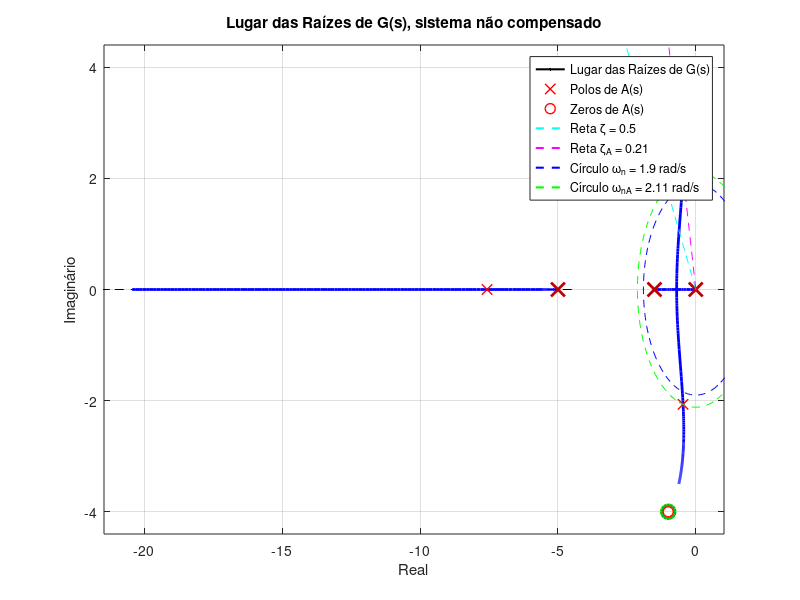
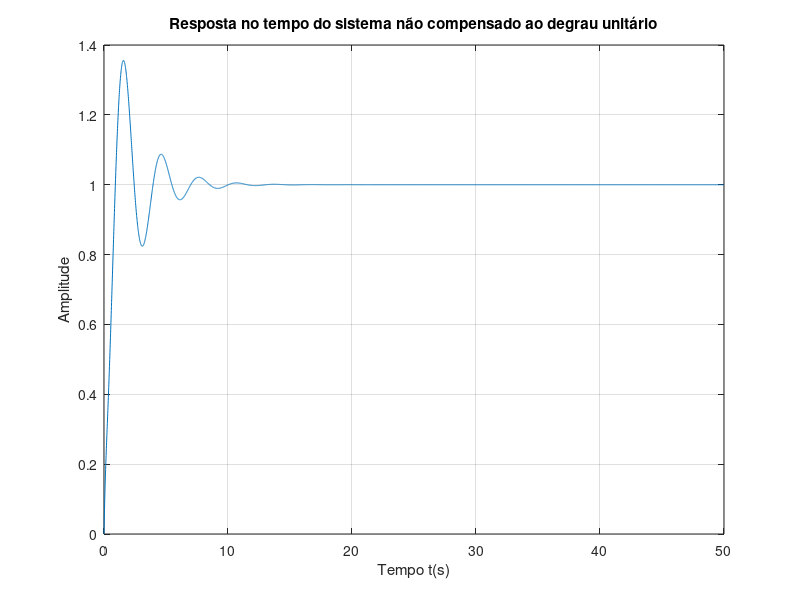

Here is the MATLAB script that generated these plots, in order: (Note: this script raises an error after producing the figures.)
%% Trabalho Computacional - Controle I - Compensador Avaço - Atraso
%{
    Integrantes: Ana Luisa Basilio de Castro, 
                 Gabriel Ferreira Freitas de Paula, 
                 Leonardo Nunes Rubbioli Cordeiro, 
                 Rafael Salzer Simas
%}

%% Inicialização do código
% Limpando memória, fechando figuras
clc
clear all
close all

% Modificando formato de exibição dos números
format long

% Inicializando variavies:
s = tf('s');                    %variavel complexa s, F.T.
wn = 1.9;                       
zeta = 0.5;
k=0;                            % Inicializa o contador de soluções

% Declaração de vetores

% Declaração das Funções de Transferência (TF)
G = (2*s^2 + 4*s + 34)/(s*(s + 1.5)*(s + 5));
H = 1;

%% SISTEMA DE CONTROLE
%Tópicos posteriores constam os varios itens do trabalho e sua execução

%% Letra a) Lugar das Raízes
% Após declarar anteriormente a função de transferência (FT) G(s) e H(s) vamos usar o comando rlocus(FT) para exibir o gráfico do LR

% Determinando polos e zeros de G(s)
polos_G = pole(G);
zeros_G = zero(G);

% Determinando polos e zeros da FTMF; Obs: a FTMF será denotada por A 
A = feedback(G,H);
%Cálculo dos plos e zeros de A; 
polos_A = pole(A);
zeros_A = zero(A);

% Exibindo na Command Window os valores de polos e zeros de G(s) e A(s)
fprintf('_________________________________________\n');
fprintf('\n>> Função de Transferência G(s):\n');
G
fprintf('   Polos de G:\n');
disp(polos_G);
fprintf('   Zeros de G:\n');
disp(zeros_G);

fprintf('\n>> Função de Transferência em Malha Fechada A(s):\n');
A
fprintf('   Polos de A:\n');
disp(polos_A);
fprintf('   Zeros de A:\n');
disp(zeros_A);
fprintf('_________________________________________\n'); %Apenas para melhorar a visualização na Command Window

%Cálculo do wn e do zeta da FTMF (A) não compensada
wn_A = abs(polos_A(2));
zeta_A = abs(real(polos_A(2))/wn_A);             %pols_A(2) para usar o polo complexo conjugado

% Criando o gráfico do Lugar das Raízes de G(s)
%armazenando em um vetor o LR de G para cálculos posteriores
rl_G = rlocus(G);           

% Inicializando figura e configurando o gráfico
rlocus(G,'k');
grid on
title('Lugar das Raízes de G(s), sistema não compensado')
xlabel('Real')
ylabel('Imaginário')
hold on                     %hold para adicionar ao mesmo gráfico os polos e zeros

% Plotando os polos e zeros de A(s)
plot(real(polos_A), imag(polos_A), 'rx', 'MarkerSize', 7.5, 'LineWidth', 1); % Polos (x vermelho)
plot(real(zeros_A), imag(zeros_A), 'ro', 'MarkerSize', 7.5, 'LineWidth', 1); % Zeros (o vermelho)

% Adicionando ζ = 0.5 e wn1 = 1.9 rad/s ao mesmo gráfico
%{
    Breve explicação dos cáculos pt1 - Construção das retas
    Para construir as retas desejadas foi usado coordenadas polares, aproveitando a relação entre os angulos que obtemos 
    facilmente através dos valores de ζ e wn. A reta é contruída com referência de ângulo na origem e no sentido anti 
    horário, o ângulo será dado por theta_reta. O raio é arbitrário de acordo com a visualização desejada do
    gráfico(escala), aqui variamos de 0 a 10.
%}
beta = acos(zeta);
theta_reta = pi - beta;
theta_reta_graus = 180*theta_reta/pi;

% Criando a reta a partir da origem
%Uso de coordenadas polares e transformação matemática para obter x e y para o plot
r = linspace(0, 10, 100);      %Raio de 0 a 10 (ajustável)
x = r * cos(theta_reta);       %Conversão coord polares
y = r * sin(theta_reta);

% Plotando reta para ζ = 0.5
plot(x, y, 'c--', 'LineWidth', 0.5); %reta tracejada ciano

% Criando círculo de raio 1.9 para wn = 1.9rad/s
%{
    Breve explicação pt2 - Contrução dos círculos
    Para os circulos foi definido raio = wn. No plot será aplicado vários valores de x_circ e y_circ dentro da 
    circunferência de raio wn. Os vetores de x,y_circ são resultado da multiplicação do raio (wn) por um conjunto 
    de valores de sen e cos aplicados a variação do angulo da circunferência, que vai de 0 a 2pi, ou seja, uma 
    volta completa. 
%}
r_circ = wn;                            % Raio do círculo
theta_circ = linspace(0, 2*pi, 200);    % Variação angular para definir o círculo
x_circ = r_circ * cos(theta_circ);
y_circ = r_circ * sin(theta_circ);

% Plotando cícrulo para wn = 1.9rad/s
plot(x_circ, y_circ, 'b--', 'LineWidth', 0.5); %Círculo azul tracejado

% Adicionando ζ_A = 0.97 e wn_A = 2.11 rad/s ao mesmo gráfico
%{
    Obs: O procedimento a seguir é semelhante ao anterior, com diferença
    apenas nos valores de wn e ζ. Sendo assim, também valem os mesmo comentários
%}
beta_A = acos(zeta_A);
beta_A_graus = 180*beta_A/pi;
theta_reta_A = pi - beta_A;
theta_reta_graus_A = 180*theta_reta_A/pi;

% Criando a reta a partir da origem
x_A = r * cos(theta_reta_A);                  %Conversão coord polares
y_A = r * sin(theta_reta_A);

% Plotando reta para ζ1 = 0.97
plot(x_A, y_A, 'm--', 'LineWidth', 0.5);      %Reta tracejada magenta

% Criando círculo de raio 2.11 para wn1 = 2.11rad/s
r_circ_A = wn_A;                              %Raio do círculo
x_circ_A = r_circ_A * cos(theta_circ);
y_circ_A = r_circ_A * sin(theta_circ);

% Plotando cícrulo para wn1 = 2.11rad/s
plot(x_circ_A, y_circ_A, 'g--', 'LineWidth', 0.5); %Círculo verde tracejado

% Adicionando uma legenda manual pois legend('texto') não está rodando com rlocus
h1 = plot(NaN, NaN, 'k', 'LineWidth', 1.5);                     %Linha preta para o Lugar das Raízes
h2 = plot(NaN, NaN, 'rx', 'MarkerSize', 7.5, 'LineWidth', 1);   %Polos (x vermelho)
h3 = plot(NaN, NaN, 'ro', 'MarkerSize', 7.5, 'LineWidth', 1);   %Zeros (o azul)
h4 = plot(NaN, NaN, 'c--', 'LineWidth', 1.5);                   %Reta tracejada ciano para ζ = 0.5
h5 = plot(NaN, NaN, 'm--', 'LineWidth', 1.5);                   %Reta tracejado magenta para ζ = 0.21
h6 = plot(NaN, NaN, 'b--', 'LineWidth', 1.5);                   %Círculo tracejado azul para wn = 1.9
h7 = plot(NaN, NaN, 'g--', 'LineWidth', 1.5);                   %Círculo tracejado verde para wn1 = 2.11

%Comando legend('') usando as legendas manuais definidas anteriormente
legend([h1, h2, h3, h4, h5, h6, h7], 'Lugar das Raízes de G(s)', 'Polos de A(s)', 'Zeros de A(s)', 'Reta ζ = 0.5', 'Reta ζ_A = 0.21', 'Círculo ω_n = 1.9 rad/s', 'Círculo ω_n_A = 2.11 rad/s');

hold off                                                        %Finalizando o hold


%% Letra B) Aplicação de Degrau unitário 

% Definindo vetor de tempo
t = (0:0.01:50);

% Aplicando degrau usando função step()
resp_degrau = step(A,t);              %Armazenando na variável resp_degrau o degrau aplicado

% Plotando o gráfico com o degrau aplicado usando o vetor de tempo t definido
figure                                %Iniciando nova figura
plot(t, resp_degrau)                  %Plotando gráfico

%configurações do gráfico
grid on
xlabel('Tempo t(s)')
ylabel('Amplitude')
title('Resposta no tempo do sistema não compensado ao degrau unitário')

%% Letra C) Cálculo do sobressinal percentual, da frequência 𝑓 e de 𝜔𝑑
% Para encontrar o sobressinal, vamos varrer o vetor 'degrau_ref' e encontrar seu valor máximo usando a função max() do MatLab.

Mp = max(resp_degrau);                      %Mp é o sobressinal, valor máximo de amplitude ao degrau

% Cáculando sobressinal percentual usando 100*(c(tp) - c(∞)/ c(∞))
Mp_percentual = 100* (Mp - resp_degrau(end)/resp_degrau(end));    %Resp_degrau(end) para encontrar c(∞) e aplicar a fórmula anterior

% Exibindo na Command Window os valores de Mp e Mp_Percentual
fprintf('          Sobressinal             \n');

fprintf('\nMp = %.8f\n', Mp);
fprintf('Sobressinal Percentual = %.5f%%\n', Mp_percentual);
fprintf('_________________________________________\n');

% Cálculo de 𝑓 e de 𝜔d
%{
  Para encontrarmos f e wd vamos calcular o período entre picos; para isso é preciso encontrar os picos da resposta ao 
  degrau e depois calcular o período, o que é feito a seguir:
%}

%Armazenando os picos
[picos, T_p] = findpeaks(resp_degrau,t);

%Calculando o período T
T = (T_p(2) - T_p(1));

%Calculando frequência f e frequência amortecida wd
f = 1/T; 
wd = 2*pi*f;

% Exibindo na Command Window os valores de f e wd
fprintf('          f e wd             \n');

fprintf('\nf = %.8f Hz\n', f);   
fprintf('wd = %.8f rad/s\n', wd); 
fprintf('_________________________________________\n');

% Comparando os valores com polos dominantes
%Definindo os polos dominantes de A(s); Mais próximos ao eixo imaginário, parte Re -> 0
polos_complexos = polos_A(imag(polos_A) ~= 0);  %Salvando em um vetor todos os polos com parte imagninaria !=0

% Encontrando o polo dominante (menor parte real)
%{
   Obs: o procedimento seguinte vale para vários polos, nesse caso como só temos um par de polos complexos conjugados, 
   já poderíamos atribuir qual seria o dominante
%}

%Salvando o índice do polo dominante
[~, idx_dominante] = min(abs(real(polos_complexos)));

%Usando o indice no vetor polos_complexos definimos o polo_dominante
polo_dominante = polos_complexos(idx_dominante);      

%{ 
    COMENTÁRIO:
    Os cálculos manuais dão resultados parecidos com as fórmulas de sistemas de segunda ordem, mas a diferença acontece porque o nosso sistema,
    como visto na Letra A, é de terceira ordem. Mesmo com ganho unitário, ele tem dois polos complexos conjugados e um polo real,
    o que o torna essencialmente de terceira ordem. Os resultados ficam próximos porque os polos complexos conjugados têm maior influência no comportamento do sistema,
    fazendo com que ele se pareça com um de segunda ordem. Mas a precisão é limitada pelas próprias características de um sistema de terceira ordem.
    A parte imaginária dos polos dominantes e a frequência amortecida tem relação direta, ou seja, são equivalentes. 
    Temos a realação para s: s = σ +- jwd, sendo assim wd = parte imaginária do polo dominante. 
    O que pode ser comprovado através do erro aprx = 0 calculado a seguir:
%}
erro_wd_polo_dom = abs(imag(polo_dominante)) - wd;

%% Letra D) Aplicação de Rampa

% Criando novo vetor de tempo para aplicar a rampa
t_ramp = (0:0.01:200);

% Para aplicar a rampa aqui no Matlab vamos usar o comando step(FT) mas aplicado a (1/s)*A
resp_rampa = step((1/s)*A,t_ramp);

% Plotando o gráfico
figure                                     %nova figura
plot(t_ramp, resp_rampa, 'k') %plotando em preto
hold on
plot(t_ramp, t_ramp, '--r')
legend('Resposta do Sistema a Rampa','Rampa Unitária','Location','NorthWest');

%Configurações do gráfico
grid on
xlabel('Tempo t(s)')
ylabel('Amplitude')
title('Resposta no tempo do sistema não compensado a Rampa')
legend('Resposta do Sistema a Rampa','Rampa Unitária','Location','NorthWest');

% Cálculo da Constante de velocidade 𝐾𝑣 para 𝐺(𝑠) e Erro de Regime Permanente

%Temos que Kv = limite s->0 (sG(s)), sendo assim:
%Definindo a variável simbólica e FTMA em u para calcular o limite
syms u;
[num_G, den_G] = tfdata(G, 'v');                %Obtendo os coeficientes do numerador e denominador de G
G_lim = poly2sym(num_G,u)/poly2sym(den_G,u);    %Definindo G(u) para o calculo do limite, pois s ja está reservado par tf

% Calculando Kv 
Kv = limit(u*G_lim,u,0);                        %Usando função limit() para cáculo do Kv

% Calculando o Erro de Regime Permanente
erro_regime_perm = double(1/Kv);

% Gráfico e erro observado
resp_rampa_200 = resp_rampa(end);

% Temos que erro_observado = entrada - saida
erro_obs = t_ramp(end) - resp_rampa_200;
erro_relativo = erro_obs - erro_regime_perm;

%{
    Ao calcular o limite de s tendendo ao infinito de s*G(FTMA), obtem-se o
    valor de 4.53, o que corresponde ao erro obsevado entre a saída para
    entrada em rampa no gráfico com a referência. O erro relativo demonstra a diferença entre o 
    erro de regime permanente calculado e o observado, que é baixo.

    Observa-se que as duas formas de calcular o erro chegam no mesmo valor
    quando executado o código. Primeiramente, o erro de regime permanente é
    calculado usando o valor de Kv encontrado através do limite. É possível
    chegar ao mesmo valor de erro utilizando os pontos do gráfico. Com o
    compensador avanço-atraso, pretende-se diminuir esse erro 7 vezes
%}

% Exibindo na Command Window o valor de Kv e erro
fprintf('              Kv e Erros               \n');
fprintf('\nKv = %.4f\n', Kv);
fprintf('Erro de Regime Permanente = %.8f\n', erro_regime_perm);
fprintf('Erro Observado = %.8f\n', erro_obs);
fprintf('Erro Relativo = observ. - reg. perm = %.8f\n', erro_relativo);
fprintf('_________________________________________\n');


%% Letra E) Projetando um compensador avanço-atraso

%Cálculo do polo desejado a partir das especificações do projeto

%Primeiramente, é calculada a parte real do polo
PoloDesejadoReal = -(wn*zeta);
%Depois, calcula-se a parte imaginária do polo
PoloDesejadoImg = wn*sqrt(1-zeta^2);
%{
    Com isso, é possível escrever os polos complexos desejados, composto pela
    parte real e pela parte imaginária (positiva e negativa)
%}

PoloDesejado1 = (PoloDesejadoReal) + (PoloDesejadoImg)*1i;
PoloDesejado2 = (PoloDesejadoReal) - (PoloDesejadoImg)*1i;
%{
    Também é necessário calcular a deficiência angular. É utilizada a
    função angle() para encontrar o ângulo da diferença do polo
    desejado em relção aos polos e zeros do sistema. A função rad2deg() é
    utilizada para transformar o ângulo de radianos para graus.
%}

DeficienciaAngular = 180 - rad2deg(angle(PoloDesejado1 - polos_G(1))) - rad2deg(angle(PoloDesejado1 - polos_G(2))) - rad2deg(angle(PoloDesejado1 - polos_G(3))) + rad2deg(angle(PoloDesejado1 - zeros_G(1))) + rad2deg(angle(PoloDesejado1 - zeros_G(2)));

%A deficiência angular é mostrada no Command Window
disp(['A deficiência angular é: ', num2str(DeficienciaAngular)]); 
disp('------------------------');

%{
Primeiramente, precisamos encontrar a posição do zero e do polo da parte do
avanço do compensador. Para isso, é uitlizado um for, e o zero é
posicionado entre -4 e -0.5 no eixo real
%}
for ZeroAvanco = 0.5:0.05:4
    %{
        Como o for apresenta valores positivos, é necessário inverter o valor
        da posição do zero do avanço
    %}
    ZeroAvanco = -ZeroAvanco;
    %{
        É necessário encontrar o valor do ângulo Alfa. Ele é o ângulo da
        diferença entre o polo desejado e o zero do avanço
    %}
    Alfa = rad2deg(angle(PoloDesejado1 - ZeroAvanco)); %Novamente a função rad2deg() é utilizada
    %{
        Para que seja possível encontrar a posição do polo do avanço, é
        necessário que o ângulo Alfa seja maior que o módulo do ângulo da
        deficiência angular. Caso essa condição não seja satisfeita, é
        necessário utilizar duas redes por avanço de fase, cada uma
        contribuindo com a metade do ângulo de avanço de fase.
    %}
    if (Alfa > -DeficienciaAngular)
        %Se a condição for satisfeita, é possível calcular a posição do polo do avanço
        PoloAvanco = -(PoloDesejadoImg - (PoloDesejadoReal*tand(Alfa+DeficienciaAngular)))/(tand(Alfa+DeficienciaAngular));
        %{
            Com o  zero e o polo do avanço, é possível verificar se a parte do
            avanço do compensador está contribuindo com o ângulo correto.
            Com isso, a contribuição angular do avanço de fase deve ser o oposto da deficiência angular
        %}
        Teste = rad2deg(angle(PoloDesejado1 - ZeroAvanco)) - rad2deg(angle(PoloDesejado1 - PoloAvanco));

        %Também é possível encontrar os valores de T1 e Gama 
        T1 = -1/(ZeroAvanco); %O zero do avanço é utilizado para o cálculo de T1
        Gama = -PoloAvanco*T1; %O valor encontrado de T1 é utilizado para encontrar o valor de Gama
        %{
            Também é possível encontrar o valor de Kc, utilizando o polo
            desejado, a função de tranferência do sistema de controle e da
            parte do avanço do compensador
        %}
        Kc = abs(((PoloDesejado1-PoloAvanco)*PoloDesejado1*(PoloDesejado1+1.5)*(PoloDesejado1+5))/((PoloDesejado1 - ZeroAvanco)*(2*(PoloDesejado1)^2 + 4*PoloDesejado1 + 34)));
        %{
            O Beta também é calculado para que o erro de regime permanente seja
            reduzido em 7 vezes. Para isso, o valor do novo Kv deve ser 7 vezes
            o valor do Kv antigo (sistema de controle sem o compensador)
        %}
        Beta = (7*Gama)/Kc;
    else
        %{
            Quando Alfa não é maior que o módulo do ângulo da deficiência
            angular, é necessário utilizar duas redes por avanço de fase, onde cada
            uma realiza a metade do ângulo de avanço de fase
        %}
        DeficienciaAngularMetade = DeficienciaAngular/2; %A Deficiência angular é dividida pela metade
        
        %Com isso, é calculado a posição do polo do avanço
        PoloAvanco = -(PoloDesejadoImg - (PoloDesejadoReal*tand(Alfa+DeficienciaAngularMetade)))/(tand(Alfa+DeficienciaAngularMetade));
        %{
            Um teste é realizado para verificar se a contribuição do ângulo de
            avanço de fase está correta. Como cada rede realiza metade da
            contribuição, é necessário realizar a multiplicação por 2.
        %}
        Teste = 2*(rad2deg(angle(PoloDesejado1 - ZeroAvanco)) - rad2deg(angle(PoloDesejado1 - PoloAvanco)));
        
        %Também é possível encontrar os valores de T1 e Gama
        T1 = -1/(ZeroAvanco); %O zero do avanço é utilizado para o cálculo de T1
        Gama = -PoloAvanco*T1; %O valor encontrado de T1 é utilizado para encontrar o valor de Gama
        %{
            Também é possível encontrar o valor de Kc, utilizando o polo
            desejado, a função de tranferência do sistema de controle e da
            parte do avanço do compensador. Como existem duas redes por avanço
            de fase, o cálculo do Kc é diferente do realizado anteriormente (A
            função de transferência relacionada a parte do avanço está elevada
            ao quadrado, devido ao uso das duas redes de avanço de fase)
        %}
        Kc = abs((((PoloDesejado1-PoloAvanco)^2)*PoloDesejado1*(PoloDesejado1+1.5)*(PoloDesejado1+5))/(((PoloDesejado1 - ZeroAvanco)^2)*(2*(PoloDesejado1)^2 + 4*PoloDesejado1 + 34)));
       
        %O cálculo de Beta também é diferente devido ao uso das duas redes
        Beta = (7*(Gama^2))/Kc;
    end
    %{
        Depois disso, é possível encontrar os valores de T2 que atendem as
        especificações do projeto. Para isso, é realizado um segundo for, onde são testados valores de T2 entre 5 e 15 
    %}
    for T2 = 5:0.1:15
        %Primeiramente, é calculado o módulo do compensador atraso
        ModuloAtraso = abs((PoloDesejado1 + (1/T2))/(PoloDesejado1 + (1)/(Beta*T2))); %Utiliza-se o valor de Beta calculado anteriormente
        
        %Depois, a contribuição angular do compensador atraso é calculada
        ContribuicaoAngularAtraso = rad2deg(angle((PoloDesejado1 + (1/T2))/(PoloDesejado1 + (1)/(Beta*T2)))); %O valor de Beta também é utilizado nessa conta
        %{
            Como especificado no projeto, o módulo do compensador atraso pode
            ter módulo de até 0.96 e contribuição angular de até 5°. Com isso,
            é feito um if para verificar essa condições
        %}
        if (ModuloAtraso >= 0.96) && (ModuloAtraso <= 1) && (ContribuicaoAngularAtraso >= -5) && (ContribuicaoAngularAtraso <= 0)
            %{
                Como explicado anteriormente a função de tranferência do
                compensador avanço-atraso pode ter duas formas diferentes. Com
                isso, é necessário realizar um outro if.
            %}
            if (Alfa > -DeficienciaAngular)
                Gc = Kc*((s+(1/T1))/(s+(Gama/T1)))*((s+(1/T2))/(s+(1/(Beta*T2)))); %Neste caso, é utilizada apenas uma rede por avanço de fase
            else
                %{
                    Quando são utilizadas duas redes, a parte da função de
                    transferência relacionada ao avanço de fase é elevada ao
                    quadrado
                %}
                Gc = Kc*(((s+(1/T1))/(s+(Gama/T1)))^2)*((s+(1/T2))/(s+(1/(Beta*T2)))); 
            end
            %Com Gc, é possível encontrar a FTMF
            Gcomp = G*Gc/(1 + G*Gc);
            
            %Definindo vetor de tempo
            t = 0:0.1:50;
            
            %Aplicando degrau usando função step()
            RespostaDegrau = step(Gcomp, t);
            
            %Criando uma variável a para cálculo do tempo de assentamento
            a = 501;
            %{
                O código percorre o vetor de trás para frente, procurando o 
                último instante em que a resposta y saiu da faixa de 
                tolerância de 2% em torno do valor final
            %}
            while (RespostaDegrau(a) > 0.98) && (RespostaDegrau(a) < 1.02) %No projeto, é utilizada uma faixa de 2%
                a =  a - 1;
            end       
            %Com isso, é possível encontrar o tempo de assentamento
            ts = a*0.1;
            %Também é possível encontrar o sobressinal utilizando a função max()
            m = max(RespostaDegrau);
            %{
                Para o projeto, é pedido um sobressinal menor que 18% e maior
                que 10%. Além disso, o tempo de assentamento deve ser menor ou
                igual a 3.2s. Para verificar essas condições, um if é criado.
            %}
            if (ts <= 3.2) && (m < 1.18) && (m > 1.1)
                %Atendida essas condições, os valores são armazenados na matriz de soluções
                k = k + 1; %A variável k é um contador de soluções
                
                %Matriz que armazena as soluções
                solution(k,:) = [ZeroAvanco PoloAvanco Teste T1 Gama Kc Beta ts m Alfa a];
                %{
                    Os valores que atendem as condições do projeto também são
                    exibidos no command window
                %}
                disp('Zero do Avanço:');
                disp(ZeroAvanco);
                disp('Polo do Avanço:');
                disp(PoloAvanco);
                disp('Teste da Deficiência angular:');
                disp(Teste);
                disp('T1:');
                disp(T1);
                disp('Gama:');
                disp(Gama);
                disp('Kc:');
                disp(Kc);
                disp('Beta:');
                disp(Beta);
                disp('Tempo de assentamento:');
                disp(ts);
                disp('Sobressinal:');
                disp(m);
                disp('------------------------');
            end
        end
    end
end
%{
    A matriz de soluções é colocada em ordem crescente de acordo com o
    sobressinal (Do menor para o maior sobressinal)
%}
sortsolution = sortrows(solution, 9);

%A matriz de soluções ordenada é exibida no command window
disp(sortsolution);

%O número de soluções também é mostrada
disp(['Número de soluções: ', num2str(k)]);
disp('------------------------');

%A primeira linhha da matriz, ou seja, aquela que apresenta menor sobressinal, é exibida no command window 
disp(sortsolution(1,1:11));
disp('------------------------');
%{
    Para traçar os gráficos, escolhemos a solução que apresenta o menor
    sobressinal que atenda as especificações do projeto. Para isso, os valores
    referentes a essa solução são coletados na matriz (Como a matriz está
    ordenada, os valores se encontram na primeira linha)
%}
ZeroAvanco = sortsolution(1,1); PoloAvanco = sortsolution(1,2); Teste = sortsolution(1,3); T1 = sortsolution(1,4);
Gama = sortsolution(1,5); Kc = sortsolution(1,6); Beta = sortsolution(1,7); ts = sortsolution(1,8); m = sortsolution(1,9);
Alfa = sortsolution(1,10); a = sortsolution(1,11);
%{
    Como explicado anteriormente, o compensador pode ter uma ou duas redes por
    avanço de fase. Com isso, é necessário realizar novamente o if.
%}
if (Alfa > -DeficienciaAngular)
    %Função de transferência do compensador com uma rede de avanço de fase
    Gc = Kc*((s+(1/T1))/(s+(Gama/T1)))*((s+(1/T2))/(s+(1/(Beta*T2))));
else
    %Função de tranferência do compensador com duas redes de avanço de fase
    Gc = Kc*(((s+(1/T1))/(s+(Gama/T1)))^2)*((s+(1/T2))/(s+(1/(Beta*T2))));
end
%Encontra-se a FTMF
Gcomp = G*Gc/(1 + G*Gc);

%Aplicando degrau na FTMF usando função step()
RespostaDegrau = step(Gcomp, t);

%Traçando o gráfico do lugar das raízes do sistema compensado
figure;
%{
    A função rlocus é utilizado para traçar o LR. Como temos o compensador, Gc
    também é usado para traçar o LR
%}
rlocus(G*Gc);
grid on;
hold on;

%Adicionando o título e nomeando os eixos
title('Lugar das raízes do sistema compensado');
xlabel('Real');
ylabel('Imaginário');
%{
    Aqui, os novos polos de malha fechada dominantes são destacados no gráfico.
    Esses polos serão os polos desejados no projeto (Aqueles que fornecem Wn =
    1.9 rad/s e Amortecimento = 0.5)
%}
plot(real([PoloDesejado1 PoloDesejado2]), imag([PoloDesejado1 PoloDesejado2]), 'rx', 'MarkerSize', 10, 'LineWidth', 2); % 'rx' para marcar com 'X' vermelho

%Adição da legenda ao gráfico do LR
h1 = plot(NaN, NaN, 'rx', 'MarkerSize', 10, 'LineWidth', 2);
legend(h1, 'Novos polos de malha fechada dominantes');
hold off;
%{
    Traçando o gráfico da resposta ao degrau unitário até 50s (O vetor t é
    novamente utilizado)
%}
figure;
%Plotando o gráfico utilizando a função plot
plot(t, RespostaDegrau, '-');
grid on;

%Adicionando o título e nomeando os eixos
title('Resposta no tempo do sistema compensado ao degrau unitário');
xlabel('Tempo t(s)');
ylabel('Amplitude de c(t)');
hold on;

%Nessa parte, o sobressinal é destacado no gráfico
%{
    O valor no eixo y é o valor máximo da resposta ao degrau. Para descobrir o
    valor no eixo x desse ponto, é realizada a seguinte lógica:
%}
[m, idxMax] = max(RespostaDegrau); 
x_max = t(idxMax);
plot(x_max, m, 'r.', 'MarkerSize', 15); %Plotando o valor do sobressinal

%Aqui, o Tempo de assentamento é destacado no gráfico
plot(ts, RespostaDegrau(a+1), 'g.', 'MarkerSize', 15);
%{
    Adicionando uma legenda manual para o sobressinal e o tempo de
    assentamento
%}
h1 = plot(NaN, NaN, 'r.', 'MarkerSize', 15);
h2 = plot(NaN, NaN, 'g.', 'MarkerSize', 15);

%Comando legend() usando as legendas manuais definidas anteriormente
legend([h1, h2], 'Sobressinal', 'Tempo de Assentamento');

%Criando um vetor de tempo t1 para traçar o gráfico da respost a rampa
t_rampa = 0:0.1:200;
%{
    Para aplicar a rampa aqui no Matlab vamos usar o comando step(FT) mas
    aplicado a (1/s)*G
%}
rampa = step (Gcomp*(1/s), t_rampa);

%Plotando o gráfico
figure;
plot(t_rampa, rampa, 'b'); %Resposta a rampa unitário do sistema compensado
grid on;
hold on;
plot(t_rampa,t_rampa,'--r'); %Rampa unitária
%Configuração do gráfico
legend('Resposta do Sistema Compensado a Rampa','Rampa Unitária','Location','NorthWest');
xlabel('Tempo t(s)');
ylabel('Amplitude');
title('Resposta no tempo do sistema compensado a Rampa');
legend('Resposta do Sistema Compensado a Rampa','Rampa Unitária','Location','NorthWest');
%{
    Calculo do erro. O erro será a diferença entre o  valor da rampa unitária
    em t = 200s, que é 200, e o valor da resposta do sistema compensado a rampa
    em t = 200s
%}
Erro = 200 - rampa(2001);

%O erro é exibido no command window
disp('O erro de regime permanente do sistema compensado é:');
disp(Erro);
%{
    É possível perceber, com a execução do código, que o erro diminuiu 7 vezes
    com a implementação do compensador
%}






